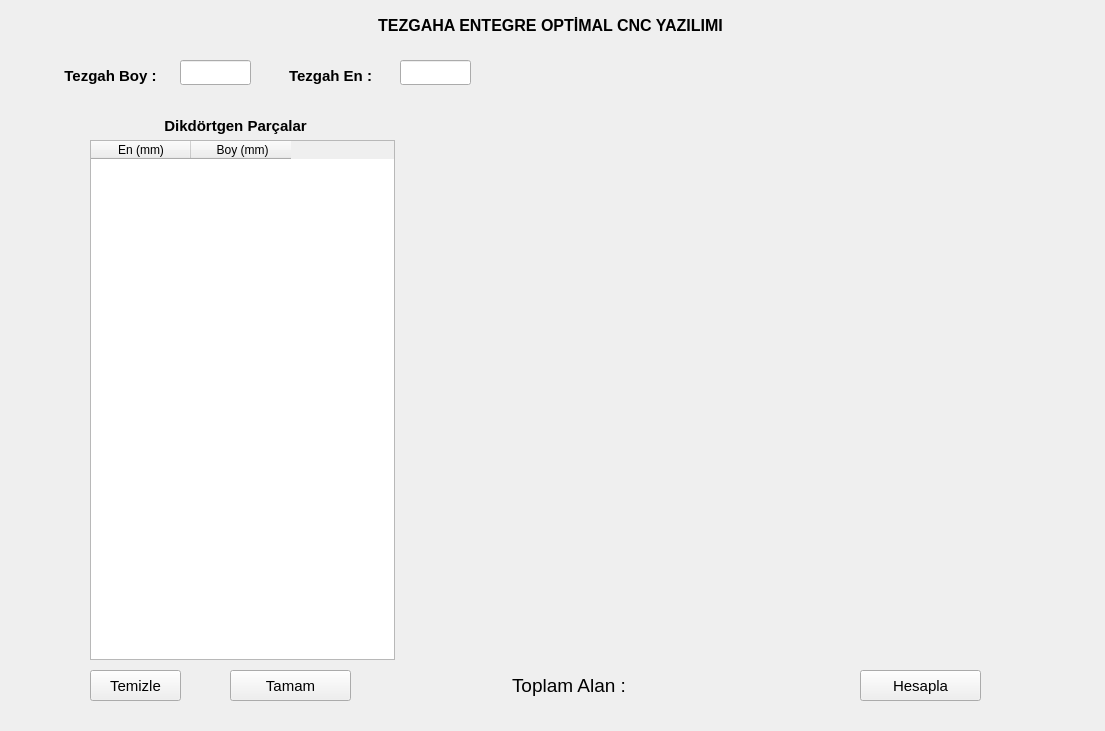
<?xml version="1.0" encoding="UTF-8"?>
<ui version="4.0">
 <class>optimal_widget</class>
 <widget class="QWidget" name="optimal_widget">
  <property name="geometry">
   <rect>
    <x>0</x>
    <y>0</y>
    <width>1105</width>
    <height>731</height>
   </rect>
  </property>
  <property name="font">
   <font>
    <pointsize>8</pointsize>
   </font>
  </property>
  <property name="windowTitle">
   <string>OPTIMAL_CNC</string>
  </property>
  <widget class="QPushButton" name="ekle_butonu">
   <property name="geometry">
    <rect>
     <x>230</x>
     <y>670</y>
     <width>121</width>
     <height>31</height>
    </rect>
   </property>
   <property name="font">
    <font>
     <pointsize>11</pointsize>
     <bold>false</bold>
    </font>
   </property>
   <property name="text">
    <string>Tamam</string>
   </property>
  </widget>
  <widget class="QLabel" name="ana_baslik">
   <property name="geometry">
    <rect>
     <x>270</x>
     <y>10</y>
     <width>561</width>
     <height>31</height>
    </rect>
   </property>
   <property name="font">
    <font>
     <pointsize>12</pointsize>
     <bold>true</bold>
    </font>
   </property>
   <property name="text">
    <string>TEZGAHA ENTEGRE OPTİMAL CNC YAZILIMI</string>
   </property>
   <property name="alignment">
    <set>Qt::AlignCenter</set>
   </property>
  </widget>
  <widget class="QTableWidget" name="tableWidget">
   <property name="geometry">
    <rect>
     <x>90</x>
     <y>140</y>
     <width>305</width>
     <height>520</height>
    </rect>
   </property>
   <property name="font">
    <font>
     <pointsize>9</pointsize>
    </font>
   </property>
   <column>
    <property name="text">
     <string>En (mm)</string>
    </property>
   </column>
   <column>
    <property name="text">
     <string> Boy (mm)</string>
    </property>
   </column>
  </widget>
  <widget class="QLabel" name="toplam_alan">
   <property name="geometry">
    <rect>
     <x>512</x>
     <y>670</y>
     <width>220</width>
     <height>31</height>
    </rect>
   </property>
   <property name="font">
    <font>
     <pointsize>11</pointsize>
    </font>
   </property>
   <property name="text">
    <string>&lt;html&gt;&lt;head/&gt;&lt;body&gt;&lt;p&gt;&lt;span style=&quot; font-size:14pt;&quot;&gt;Toplam Alan : &lt;/span&gt;&lt;/p&gt;&lt;/body&gt;&lt;/html&gt;</string>
   </property>
  </widget>
  <widget class="QPushButton" name="hesap_butonu">
   <property name="geometry">
    <rect>
     <x>860</x>
     <y>670</y>
     <width>121</width>
     <height>31</height>
    </rect>
   </property>
   <property name="font">
    <font>
     <pointsize>11</pointsize>
     <bold>false</bold>
    </font>
   </property>
   <property name="text">
    <string>Hesapla</string>
   </property>
  </widget>
  <widget class="QLabel" name="dikdortgen_baslik">
   <property name="geometry">
    <rect>
     <x>110</x>
     <y>110</y>
     <width>251</width>
     <height>31</height>
    </rect>
   </property>
   <property name="font">
    <font>
     <pointsize>11</pointsize>
     <bold>true</bold>
    </font>
   </property>
   <property name="text">
    <string>Dikdörtgen Parçalar</string>
   </property>
   <property name="alignment">
    <set>Qt::AlignCenter</set>
   </property>
  </widget>
  <widget class="QLabel" name="tezgah_boy_lbl">
   <property name="geometry">
    <rect>
     <x>40</x>
     <y>60</y>
     <width>141</width>
     <height>31</height>
    </rect>
   </property>
   <property name="font">
    <font>
     <pointsize>11</pointsize>
     <bold>true</bold>
    </font>
   </property>
   <property name="text">
    <string>Tezgah Boy :</string>
   </property>
   <property name="alignment">
    <set>Qt::AlignCenter</set>
   </property>
  </widget>
  <widget class="QLabel" name="tezgah_en_lbl">
   <property name="geometry">
    <rect>
     <x>260</x>
     <y>60</y>
     <width>141</width>
     <height>31</height>
    </rect>
   </property>
   <property name="font">
    <font>
     <pointsize>11</pointsize>
     <bold>true</bold>
    </font>
   </property>
   <property name="text">
    <string>Tezgah En :</string>
   </property>
   <property name="alignment">
    <set>Qt::AlignCenter</set>
   </property>
  </widget>
  <widget class="QLineEdit" name="tezgah_boy">
   <property name="geometry">
    <rect>
     <x>180</x>
     <y>60</y>
     <width>71</width>
     <height>25</height>
    </rect>
   </property>
   <property name="font">
    <font>
     <pointsize>9</pointsize>
    </font>
   </property>
  </widget>
  <widget class="QLineEdit" name="tezgah_en">
   <property name="geometry">
    <rect>
     <x>400</x>
     <y>60</y>
     <width>71</width>
     <height>25</height>
    </rect>
   </property>
   <property name="font">
    <font>
     <pointsize>9</pointsize>
    </font>
   </property>
  </widget>
  <widget class="QPushButton" name="clean_butonu">
   <property name="geometry">
    <rect>
     <x>90</x>
     <y>670</y>
     <width>91</width>
     <height>31</height>
    </rect>
   </property>
   <property name="font">
    <font>
     <pointsize>11</pointsize>
     <bold>false</bold>
    </font>
   </property>
   <property name="text">
    <string>Temizle</string>
   </property>
  </widget>
 </widget>
 <resources/>
 <connections/>
</ui>
